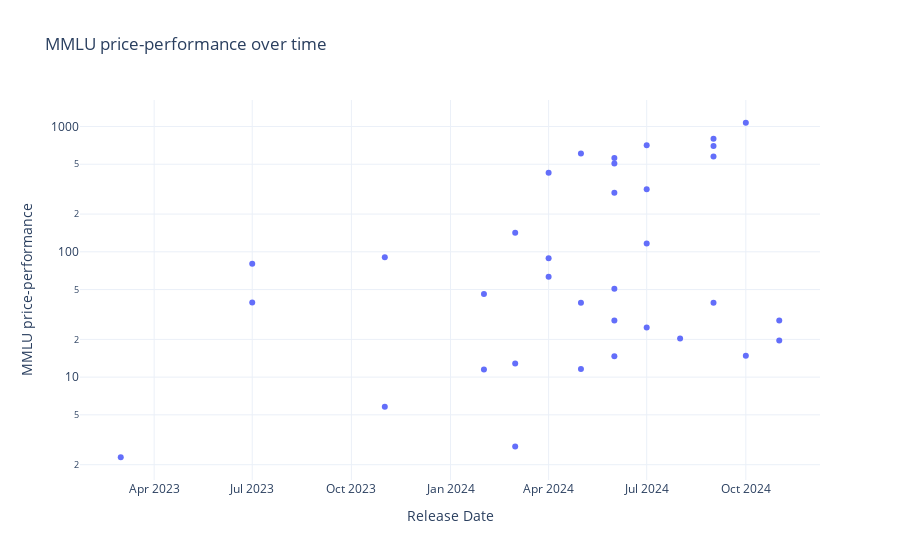

Notebook source saved alongside this figure:
### Code cell
aa_df['MMLU price-performance'] = aa_df['MMLU'] / aa_df['USD per 1M Tokens']
# Plot 'MMLU price-performance' vs. 'Date'
fig = px.scatter(aa_df, x='Release Date', y='MMLU price-performance', title='MMLU price-performance over time', hover_data=['Model Name'])
fig.update_layout(yaxis_type='log')
fig.show()

### Figure 1 — Plotly figure (JSON) as saved in the notebook; plotly's stock layout.template omitted (floating-point values rounded to 4 significant figures)
{"data": [{"customdata": [["Claude-3-Haiku"], ["Claude-3-Opus"], ["Claude-3-Sonnet"], ["Claude-3.5-Haiku"], ["Claude-3.5-Sonnet-2024-06"], ["Claude-3.5-Sonnet-2024-10"], ["Gemini-1.5-Flash-2024-05"], ["Gemini-1.5-Flash-2024-09"], ["Gemini-1.5-Flash-8B"], ["Gemini-1.5-Pro-2024-05"], ["Gemini-1.5-Pro-2024-09"], ["Gemma-2-27B"], ["Gemma-2-9B"], ["GPT-3.5 Turbo"], ["GPT-4"], ["GPT-4 Turbo"], ["GPT-4o-2024-05"], ["GPT-4o-2024-08"], ["GPT-4o-2024-11"], ["GPT-4o-mini"], ["Llama-2-Chat-13B"], ["Llama-2-Chat-7B"], ["Llama-3-Instruct-70B"], ["Llama-3-Instruct-8B"], ["Llama-3.1-Instruct-405B"], ["Llama-3.1-Instruct-70B"], ["Llama-3.1-Instruct-8B"], ["Llama-3.2-Instruct-1B"], ["Llama-3.2-Instruct-3B"], ["Mistral-8x22"], ["Mistral-Large-2-2024-06"], ["Mistral-Large-2-2024-11"], ["Mistral-Large-2024-02"], ["Mistral-NeMo"], ["Mistral-Small-2024-02"]], "hovertemplate": "Release Date=%{x}<br>MMLU price-performance=%{y}<br>Model Name=%{customdata[0]}<extra></extra>", "legendgroup": "", "marker": {"color": "#636efa", "symbol": "circle"}, "mode": "markers", "name": "", "orientation": "v", "showlegend": false, "type": "scatter", "x": ["2024-03-01T00:00:00", "2024-03-01T00:00:00", "2024-03-01T00:00:00", "2024-06-01T00:00:00", "2024-06-01T00:00:00", "2024-10-01T00:00:00", "2024-05-01T00:00:00", "2024-09-01T00:00:00", "2024-10-01T00:00:00", "2024-05-01T00:00:00", "2024-09-01T00:00:00", "2024-06-01T00:00:00", "2024-06-01T00:00:00", "2023-11-01T00:00:00", "2023-03-01T00:00:00", "2023-11-01T00:00:00", "2024-05-01T00:00:00", "2024-08-01T00:00:00", "2024-11-01T00:00:00", "2024-07-01T00:00:00", "2023-07-01T00:00:00", "2023-07-01T00:00:00", "2024-04-01T00:00:00", "2024-04-01T00:00:00", "2024-07-01T00:00:00", "2024-07-01T00:00:00", "2024-07-01T00:00:00", "2024-09-01T00:00:00", "2024-09-01T00:00:00", "2024-04-01T00:00:00", "2024-06-01T00:00:00", "2024-11-01T00:00:00", "2024-02-01T00:00:00", "2024-06-01T00:00:00", "2024-02-01T00:00:00"], "xaxis": "x", "y": [142, 2.8, 12.83, 50.62, 14.67, 14.83, 607.7, 576.9, 1071.0, 39.27, 39.27, 296.2, 561.5, 90.67, 2.293, 5.8, 11.6, 20.32, 19.63, 315.4, 80.36, 39.39, 88.76, 426.7, 24.86, 116.7, 710, 700, 800, 63.33, 28.33, 28.33, 11.5, 507.7, 46], "yaxis": "y"}], "layout": {"legend": {"tracegroupgap": 0}, "title": {"text": "MMLU price-performance over time"}, "xaxis": {"anchor": "y", "domain": [0, 1], "title": {"text": "Release Date"}}, "yaxis": {"anchor": "x", "domain": [0, 1], "title": {"text": "MMLU price-performance"}, "type": "log"}}}
